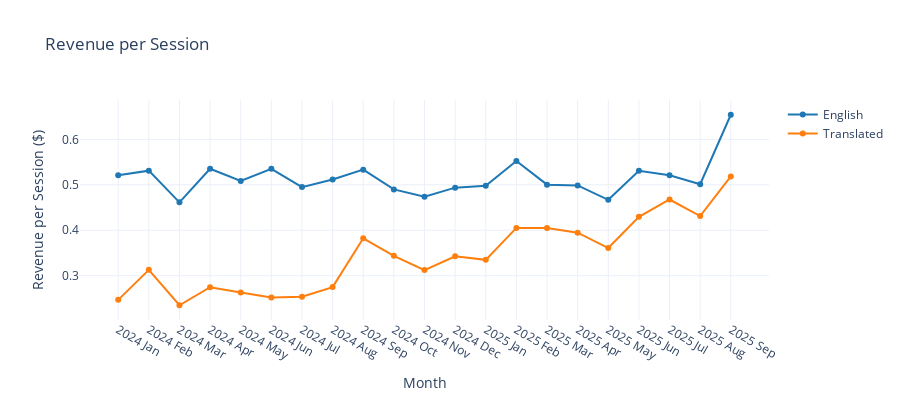

Notebook cell for this chart:
### Code cell
eng_rev_per_session = eng_revenue / sessions_eng
trans_rev_per_session = trans_revenue / sessions_trans

chart3 = go.Figure()

chart3.add_trace(go.Scatter(
    x=months, y=eng_rev_per_session,
    mode='lines+markers', name='English',
    line=dict(color='#1f77b4', width=2)
))

chart3.add_trace(go.Scatter(
    x=months, y=trans_rev_per_session,
    mode='lines+markers', name='Translated',
    line=dict(color='#ff7f0e', width=2)
))

chart3.update_layout(
    title='Revenue per Session',
    xaxis_title='Month', yaxis_title='Revenue per Session ($)',
    height=400, template='plotly_white',
    hovermode='x unified'
)
chart3.show()

### Figure 1 — Plotly figure (JSON) as saved in the notebook; plotly's stock layout.template omitted (floating-point values rounded to 4 significant figures)
{"data": [{"line": {"color": "#1f77b4", "width": 2}, "mode": "lines+markers", "name": "English", "type": "scatter", "x": ["2024 Jan", "2024 Feb", "2024 Mar", "2024 Apr", "2024 May", "2024 Jun", "2024 Jul", "2024 Aug", "2024 Sep", "2024 Oct", "2024 Nov", "2024 Dec", "2025 Jan", "2025 Feb", "2025 Mar", "2025 Apr", "2025 May", "2025 Jun", "2025 Jul", "2025 Aug", "2025 Sep"], "y": [0.5211, 0.5312, 0.4614, 0.5354, 0.5083, 0.5351, 0.495, 0.5118, 0.5334, 0.4899, 0.4739, 0.4938, 0.498, 0.5524, 0.5004, 0.4987, 0.467, 0.5309, 0.5208, 0.5014, 0.6542]}, {"line": {"color": "#ff7f0e", "width": 2}, "mode": "lines+markers", "name": "Translated", "type": "scatter", "x": ["2024 Jan", "2024 Feb", "2024 Mar", "2024 Apr", "2024 May", "2024 Jun", "2024 Jul", "2024 Aug", "2024 Sep", "2024 Oct", "2024 Nov", "2024 Dec", "2025 Jan", "2025 Feb", "2025 Mar", "2025 Apr", "2025 May", "2025 Jun", "2025 Jul", "2025 Aug", "2025 Sep"], "y": [0.2467, 0.3128, 0.2348, 0.2745, 0.2628, 0.2518, 0.2536, 0.2748, 0.3823, 0.3436, 0.3123, 0.3428, 0.3348, 0.4051, 0.4051, 0.3945, 0.3608, 0.4296, 0.4677, 0.4312, 0.5184]}], "layout": {"height": 400, "hovermode": "x unified", "title": {"text": "Revenue per Session"}, "xaxis": {"title": {"text": "Month"}}, "yaxis": {"title": {"text": "Revenue per Session ($)"}}}}
